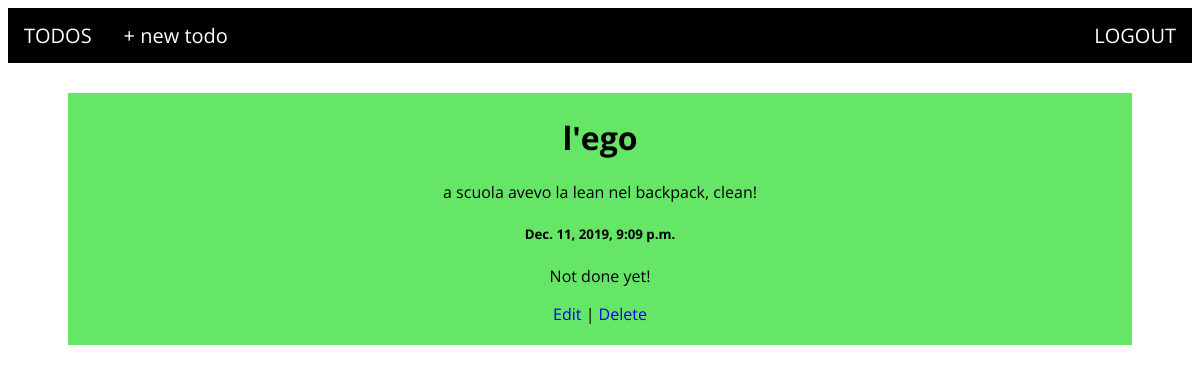
Screenshot of /5/ (signed in) with the database file from the repository.
### todo/models.py (models this page shows, shortened)
class Todo(models.Model):
    title = models.CharField(max_length=255)
    description = models.TextField()
    date = models.DateTimeField(auto_now_add=True)
    author = models.ForeignKey(
        get_user_model(),
        on_delete=models.CASCADE,
    )
    done = models.BooleanField(default=False)

### todo/views.py (the view)
# urls.py: path('<int:pk>/', TodoDetailView.as_view(), name='todo_detail'),
class TodoDetailView(DetailView):
    model = Todo
    template_name = 'todo_detail.html'

### templates/todo_detail.html
{% extends 'base.html' %}
{% block content %}
<div class="card" {% if todo.done %}style="background-color:rgb(230,97,97);"
    {% else %}style='background-color:rgb(102,230,102);' {% endif %}>
    <h1>{{ todo.title }}</h1>
    <p>{{ todo.description }}</p>
    <h5>{{ todo.date }}</h5>
    {% if todo.done %}
    <p>Already done!</p>
    {% else %}
    <p>Not done yet!</p>
    {% endif %}
    <a href="{% url 'todo_edit' todo.pk %}">Edit</a> |
    <a href="{% url 'todo_delete' todo.pk %}">Delete</a>
</div>
{% endblock content %}

### static/css/base.css (style rules this page uses)
* { font-family: 'Open Sans', sans-serif; }
.card { margin-left: 60px; margin-right: 60px; padding: 20px; padding-top: 2px; margin-top: 30px; text-align: center; }
.card a { text-decoration: none; }

### rows the page displays
Todo: title "l'ego", description "a scuola avevo la lean nel backpack, clean!", date "Dec. 11, 2019, 9:09 p.m."
